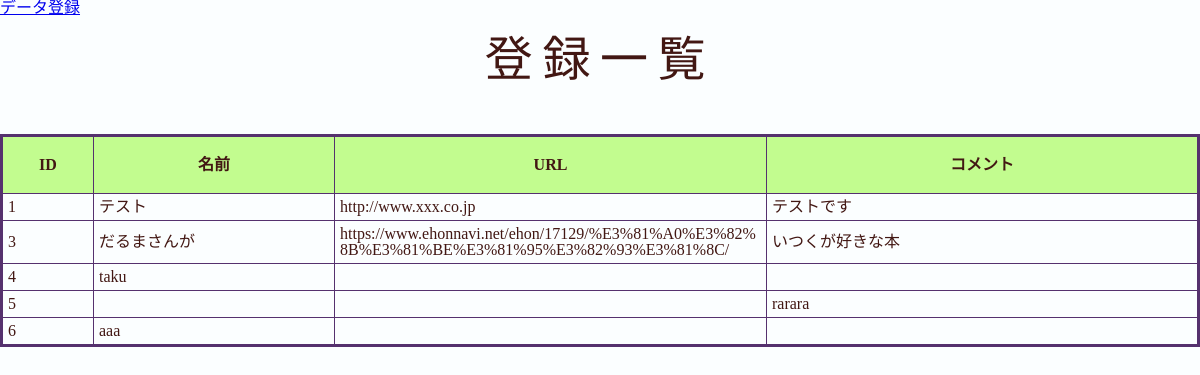
The page /select.php on the database its author committed.
### tables this page shows
CREATE TABLE `gs_bm_table` (
  `id` int(12) NOT NULL,
  `name` varchar(64) NOT NULL,
  `url` varchar(128) NOT NULL,
  `comment` text NOT NULL,
  `date` datetime NOT NULL
);

### select.php (the view, shortened to what this page needs)
<?php
function h($str){
    return htmlspecialchars($str, ENT_QUOTES);
}
try {
  $pdo = new PDO('mysql:dbname=gs_kadai_db;charset=utf8;host=localhost','root','');
} catch (PDOException $e) {
  exit('DBConnectError:'.$e->getMessage());
}
$stmt = $pdo->prepare("SELECT*FROM gs_bm_table;");
$status = $stmt->execute();
$view="";
if ($status==false) {
  $error = $stmt->errorInfo();
  exit("ErrorQuery:".$error[2]);
}else{
  while( $result = $stmt->fetch(PDO::FETCH_ASSOC)){
    $view .= '<tr><td class="result-data">' . $result['id'] . '</td><td class="result-data">' . h($result['name']). '</td><td class="result-data">' . h($result['url']). '</td><td class="result-data">' .h($result['comment']) . '</td></tr>' ;
  }
}
?>
<!DOCTYPE html>
<html lang="ja">
<head>
<link rel="stylesheet" href="css/style.css">
<link rel="stylesheet" href="css/reset.css">
</head>
<body id="main">
<header>
  <nav class="navbar navbar-default">
    <div class="container-fluid">
      <div class="navbar-header">
      <a class="navbar-brand" href="index.php">データ登録</a>
      </div>
    </div>
  </nav>
</header>
<main>
  <h1 class="form-title">登録一覧</h1>
  <div class="result-box-flame">
    <table border="1" class="result-flame">
      <tr>
          <th class="ttt">ID</th>
          <th class="ttt">名前</th>
          <th class="ttt">URL</th>
          <th class="ttt">コメント</th>
      </tr>
      <tr><?= $view ?></tr>
  </div>
</main>
</body>
</html>

### css/style.css (style rules this page uses)
html { background-color: #fbfeff; font-size: 62.5%; font: optional; font-family: 'Open Sans', sans-serif; color: #421713; }
header { padding: 50px; }
body { margin: auto; font-size: 1.6rem; }
.form-title { font-size: 3rem; text-align: center; letter-spacing: 0.2em; margin:20px auto; }
table { width: 100%; table-layout: fixed; }
.result-flame { border:3px #55316e solid; border-collapse: collapse; width: 1200px; margin: 50px auto; }
.ttt { padding: 20px; border:0.8px #55316e solid; background-color: #c2fc8f; font-weight: bold; }
th:nth-child(1) { width: 50px; }
th:nth-child(2) { width: 200px; }
.result-box-flame { max-width: 1200px; margin: 0 auto; }
.result-data { padding: 5px; border:0.8px #55316e solid; text-align: left; word-wrap: break-word; vertical-align: middle; }

### rows shown on the page
gs_bm_table: id "1", name "テスト", url "http://www.xxx.co.jp", comment "テストです"
gs_bm_table: id "3", name "だるまさんが", url "https://www.ehonnavi.net/ehon/17129/%E3%81%A0%E3%82%8B%E3%81%BE%E3%81%95%E3%82%93%E3%81%8C/", comment "いつくが好きな本"
gs_bm_table: id "4", name "taku"
gs_bm_table: id "5", comment "rarara"
gs_bm_table: id "6", name "aaa"
